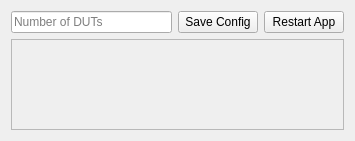
<?xml version="1.0" encoding="UTF-8"?>
<ui version="4.0">
 <class>MainWindow</class>
 <widget class="QWidget" name="MainWindow">
  <property name="geometry">
   <rect>
    <x>0</x>
    <y>0</y>
    <width>355</width>
    <height>141</height>
   </rect>
  </property>
  <property name="sizePolicy">
   <sizepolicy hsizetype="Preferred" vsizetype="Preferred">
    <horstretch>0</horstretch>
    <verstretch>0</verstretch>
   </sizepolicy>
  </property>
  <layout class="QVBoxLayout" name="verticalLayout">
   <item>
    <layout class="QHBoxLayout" name="horizontalLayout">
     <item>
      <widget class="QLineEdit" name="num_duts_input">
       <property name="placeholderText">
        <string>Number of DUTs</string>
       </property>
      </widget>
     </item>
     <item>
      <widget class="QPushButton" name="save_config_button">
       <property name="text">
        <string>Save Config</string>
       </property>
      </widget>
     </item>
     <item>
      <widget class="QPushButton" name="restart_button">
       <property name="text">
        <string>Restart App</string>
       </property>
      </widget>
     </item>
    </layout>
   </item>
   <item>
    <widget class="QScrollArea" name="scroll_area">
     <property name="widgetResizable">
      <bool>true</bool>
     </property>
     <widget class="QWidget" name="scroll_area_widget_contents">
      <property name="geometry">
       <rect>
        <x>0</x>
        <y>0</y>
        <width>335</width>
        <height>85</height>
       </rect>
      </property>
      <layout class="QGridLayout" name="grid_layout"/>
     </widget>
    </widget>
   </item>
  </layout>
 </widget>
 <resources/>
 <connections/>
</ui>
